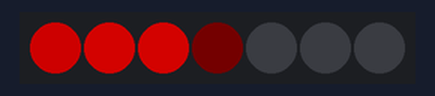
This sketch was run on a simulated Arduino Uno, built with avr-gcc and run on an emulated ATmega328P. Parts: 7 RGB LEDs in strip order, left to right. Dim RGB values are drawn brighter than linear.

Above: at 1.15 s.
At 6.04 s:
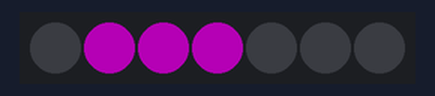
At 10.62 s:
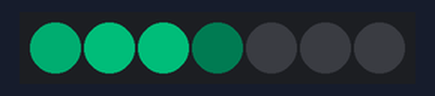
At 20.39 s:
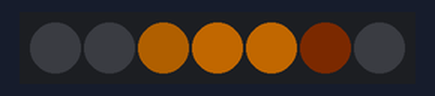
At 29.86 s:
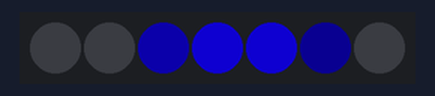
At 39.64 s:
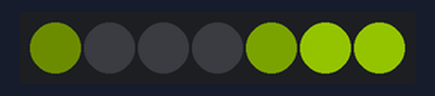
Timing chart, 0 to 40.0 s (numbered marks = the images above):
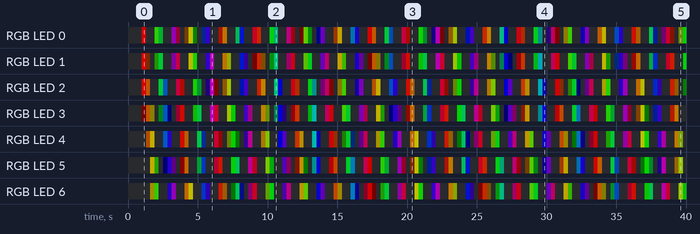

Measured:
- by itself, RGB LED 1: off → RGB(127, 1, 0) at 1.0 s, → RGB(3, 1, 0) 0.30 s later, → off 0.31 s later, → RGB(4, 23, 0) 0.31 s later, … (104 changes in this stretch)
- by itself, RGB LED 5: off → RGB(86, 77, 0) at 1.6 s, → RGB(7, 36, 0) 0.31 s later, → off 0.31 s later, → RGB(0, 0, 1) 0.31 s later, … (104 changes in this stretch)

The sketch:

FlowerHat.ino
```cpp
#include "FastSPI_LED2.h"

#define DATA_PIN 3
#define NUM_LEDS 7
CRGB leds[NUM_LEDS];


// Anti-aliased light bar example
//   v1 by Mark Kriegsman <kriegsman@tr.org>, November 29, 2013
//
// This example shows the basics of using variable pixel brightness
// as a form of anti-aliasing to animate effects on a sub-pixel level,
// which is useful for effects you want to be particularly "smooth".
//
// This animation shows two bars looping around an LED strip, one moving
// in blocky whole-pixel "integer" steps, and the other one moving
// by smoothly anti-aliased "fractional" (1/16th pixel) steps.
// The use of "16ths" (vs, say, 10ths) is totally arbitrary, but 16ths are
// a good balance of data size, expressive range, and code size and speed.
//
// Notionally, "I" is the Integer Bar, "F" is the Fractional Bar.

int     Ipos   = NUM_LEDS / 2; // position of the "integer-based bar"
int     Idelta = 1; // how many pixels to move the Integer Bar
uint8_t Ihue = 10; // color for Integer Bar

int     F16pos = 0; // position of the "fraction-based bar"
int     F16delta = 1; // how many 16ths of a pixel to move the Fractional Bar
uint8_t Fhue = 10; // color for Fractional Bar

int Width  = 3; // width of each light bar, in whole pixels

int InterframeDelay = 10; //ms

void setup() {
  delay(1000); // setup guard
  FastLED.addLeds<WS2811, DATA_PIN, GRB>(leds, NUM_LEDS);
  FastLED.setBrightness(128);
}

// Draw an "Integer Bar" of light starting at pixel 'pos', with given
// width (in whole pixels) and hue.
// This is not the interesting code.
void drawIntegerBar( int intpos, int width, uint8_t hue)
{
  int i = intpos; // start drawing at "I"
  for( int n = 0; n < width; n++) {
    leds[i] += CHSV( hue, 255, 255);
    i++;
    if( i == NUM_LEDS) i = 0; // wrap around
  }
}


// Draw a "Fractional Bar" of light starting at position 'pos16', which is counted in
// sixteenths of a pixel from the start of the strip.  Fractional positions are
// rendered using 'anti-aliasing' of pixel brightness.
// The bar width is specified in whole pixels.
// Arguably, this is the interesting code.
void drawFractionalBar( int pos16, int width, uint8_t hue)
{
  int i = pos16 / 16; // convert from pos to raw pixel number
  uint8_t frac = pos16 & 0x0F; // extract the 'factional' part of the position

  // brightness of the first pixel in the bar is 1.0 - (fractional part of position)
  // e.g., if the light bar starts drawing at pixel "57.9", then
  // pixel #57 should only be lit at 10% brightness, because only 1/10th of it
  // is "in" the light bar:
  //
  //                       57.9 . . . . . . . . . . . . . . . . . 61.9
  //                        v                                      v
  //  ---+---56----+---57----+---58----+---59----+---60----+---61----+---62---->
  //     |         |        X|XXXXXXXXX|XXXXXXXXX|XXXXXXXXX|XXXXXXXX |
  //  ---+---------+---------+---------+---------+---------+---------+--------->
  //                   10%       100%      100%      100%      90%
  //
  // the fraction we get is in 16ths and needs to be converted to 256ths,
  // so we multiply by 16.  We subtract from 255 because we want a high
  // fraction (e.g. 0.9) to turn into a low brightness (e.g. 0.1)
  uint8_t firstpixelbrightness = 255 - (frac * 16);

  // if the bar is of integer length, the last pixel's brightness is the
  // reverse of the first pixel's; see illustration above.
  uint8_t lastpixelbrightness  = 255 - firstpixelbrightness;

  // For a bar of width "N", the code has to consider "N+1" pixel positions,
  // which is why the "<= width" below instead of "< width".

  uint8_t bright;
  for( int n = 0; n <= width; n++) {
    if( n == 0) {
      // first pixel in the bar
      bright = firstpixelbrightness;
    } else if( n == width ) {
      // last pixel in the bar
      bright = lastpixelbrightness;
    } else {
      // middle pixels
      bright = 255;
    }

    leds[i] += CHSV( hue, 255, bright);
    i++;
    if( i == NUM_LEDS) i = 0; // wrap around
  }
}

byte nextHue()
{
  static byte hue = 0;
  if (hue > 30)
    hue == 0;

  hue++;
  return hue;
}


void loop()
{
  // Update the "Fraction Bar" by 1/16th pixel every time
  F16pos += F16delta;

  // wrap around at end
  // remember that F16pos contains position in "16ths of a pixel"
  // so the 'end of the strip' is (NUM_LEDS * 16)
  if( F16pos >= (NUM_LEDS * 16)) {
    F16pos -= (NUM_LEDS * 16);
  }

  // For this demo, we want the Integer Bar and the Fraciton Bar
  // to move at the same speed down the strip.
  // The Fraction Bar moves 1/16th of a pixel each time through the
  // loop, so to get the same speed on the strip for the Integer Bar,
  // we need to move it by 1 full pixel -- but only every 16 times
  // through the loop.  'countdown' is used to tell when it's time
  // to advance the Integer Bar position again.
  static byte countdown = 0;
  if( countdown == 0) {
    countdown = 16; // reset countdown

    // advance Integer Bar one full pixel now
    Ipos += 1;
    // wrap around at end
    if( Ipos >= NUM_LEDS) {
      Ipos -= NUM_LEDS;
    }
   }
   // countdown is decremented every time through the loop
   countdown -= 1;

   // Draw everything:
   // clear the pixel buffer
   memset8( leds, 0, NUM_LEDS * sizeof(CRGB));
   // draw the Integer Bar, length=4px, hue=180
   //drawIntegerBar( Ipos, Width, Ihue);
   // draw the Fractional Bar, length=4px, hue=180
   drawFractionalBar( F16pos, Width, nextHue());

   FastLED.show();
   delay(InterframeDelay);
}
```
